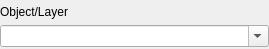
<?xml version="1.0" encoding="UTF-8"?>
<ui version="4.0">
 <class>JointLayerWidget</class>
 <widget class="QWidget" name="JointLayerWidget">
  <property name="geometry">
   <rect>
    <x>0</x>
    <y>0</y>
    <width>269</width>
    <height>49</height>
   </rect>
  </property>
  <property name="windowTitle">
   <string>Form</string>
  </property>
  <layout class="QVBoxLayout" name="verticalLayout">
   <property name="spacing">
    <number>2</number>
   </property>
   <property name="leftMargin">
    <number>0</number>
   </property>
   <property name="topMargin">
    <number>0</number>
   </property>
   <property name="rightMargin">
    <number>0</number>
   </property>
   <property name="bottomMargin">
    <number>0</number>
   </property>
   <item>
    <layout class="QHBoxLayout" name="horizontalLayout">
     <item>
      <widget class="QLabel" name="layerLabel">
       <property name="text">
        <string>Object/Layer</string>
       </property>
      </widget>
     </item>
     <item>
      <spacer name="horizontalSpacer">
       <property name="orientation">
        <enum>Qt::Horizontal</enum>
       </property>
       <property name="sizeHint" stdset="0">
        <size>
         <width>40</width>
         <height>20</height>
        </size>
       </property>
      </spacer>
     </item>
     <item>
      <widget class="QPushButton" name="removeButton">
       <property name="minimumSize">
        <size>
         <width>28</width>
         <height>21</height>
        </size>
       </property>
       <property name="maximumSize">
        <size>
         <width>28</width>
         <height>21</height>
        </size>
       </property>
       <property name="styleSheet">
        <string notr="true">QPushButton:hover { background: #edf2f4;
}
QPushButton:focus { background: #edf2f4;
}</string>
       </property>
       <property name="text">
        <string/>
       </property>
       <property name="icon">
        <iconset resource="../../../resource.qrc">
         <normaloff>:/resource/icons/icon_dnd_area_remove.png</normaloff>:/resource/icons/icon_dnd_area_remove.png</iconset>
       </property>
       <property name="flat">
        <bool>true</bool>
       </property>
      </widget>
     </item>
    </layout>
   </item>
   <item>
    <widget class="QComboBox" name="layerComboBox">
     <property name="editable">
      <bool>true</bool>
     </property>
    </widget>
   </item>
  </layout>
 </widget>
 <resources>
  <include location="../../../resource.qrc"/>
 </resources>
 <connections/>
</ui>
